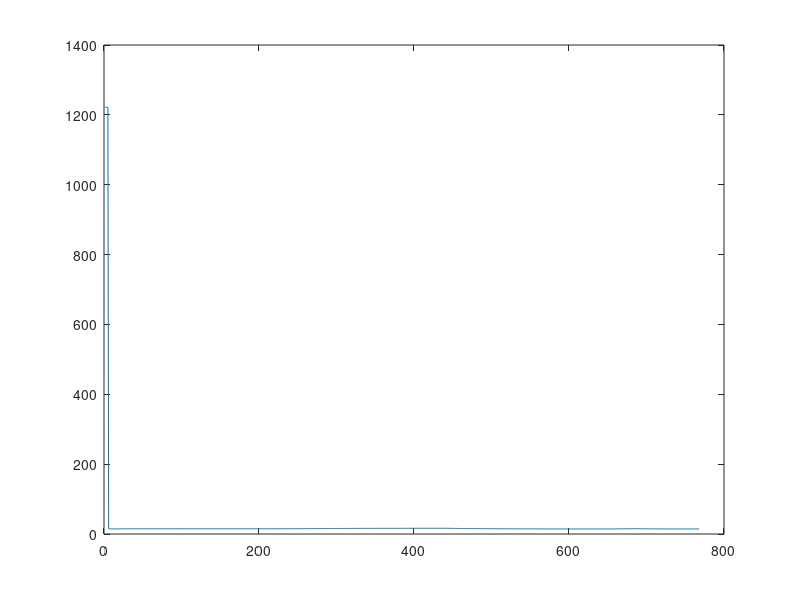

MATLAB code for this plot: (Note: this script raises an error after producing the figure.)
close all
clear all
cd /home/robot/workspaces/ur5_mpc_ursim
low = load('data_low.csv');
s=1;
[e,n]=size(low);
ctp_f = low(:,1:30);
human_sphere = low(:,31:72);
len = e;
dt = 0.025;
joint_positions = low(:,73:78);
goal_positions =  low(:,79:84);
q_dot_real = low(:,85:90);

low_MPC_solutions =  low(:,91:99);
plot(low_MPC_solutions(:,7))
min_dist = low(:,100:109);
smallest_distance = low(:,110);
linvelscale = low(:,111);

from_high = low(:,112:141);
ctv = low(:,142:171);
tp_vel_vrep
alpha = 0.85;
% T_s = 0.05;
Vh = 2;
ar_max = 5.0; 
t2 = 0.100; 
test_points_vel = [];
for i=1:10
    test_points_vel(:,i) = ctv(:,i).*ctv(:,i)+ctv(:,i+1).*ctv(:,i+1)+ctv(:,i+2).*ctv(:,i+2);
end
Vr = test_points_vel;
Tp = [];
for k=1:length(Vr)
    for j= 1:10
        Tp(k,j) = Vh * (Vr(k,j)/ar_max + t2) + Vr(k,j) * t2 + Vr(k,j)^2 / (2*ar_max) ;
    end
end
i=1;

%%
fig_5 = figure('Name', 'test point velocities 1-5')
subplot(5,1,1);
grid on;
hold on;
plot(test_points_vel(:,1))
plot(Tp(:,1))
title('TP_{1}')
set(gca,'XTick',0:20:20*len);
set(gca,'XTickLabel',0:dt*20:len*20*dt);

subplot(5,1,2);
grid on
hold on;
plot(test_points_vel(:,2));
plot(Tp(:,2));
title('TP_{2}')
set(gca,'XTick',0:20:20*len);
set(gca,'XTickLabel',0:dt*20:len*20*dt);

subplot(5,1,3);
hold on;
grid on;
plot(test_points_vel(:,3));
plot(Tp(:,3));
title('TP_{3}')
set(gca,'XTick',0:20:20*len);
set(gca,'XTickLabel',0:dt*20:len*20*dt);

subplot(5,1,4);
grid on;
hold on;
plot(test_points_vel(:,4));
plot(Tp(:,4));
title('TP_{4}')
set(gca,'XTick',0:20:20*len);
set(gca,'XTickLabel',0:dt*20:len*20*dt);
subplot(5,1,5);
grid on;
hold on;
l1 = plot(test_points_vel(:,5));
l2 = plot(Tp(:,5));
title('TP_{5}')
set(gca,'XTick',0:20:20*len);
set(gca,'XTickLabel',0:dt*20:len*20*dt);

% Construct a Legend with the data from the sub-plots
hL = legend([l1,l2],["Velocities", "Limit"]);
% Programatically move the Legend
newPosition = [0.8 0.1 0.1 0.1];
newUnits = 'normalized';
set(hL,'Position', newPosition,'Units', newUnits);
name = sprintf('ctv15_%i.png',i)
saveas(fig_5, name);

fig_6 = figure('Name', 'test point velocities 5-10')
subplot(5,1,1);
hold on;
grid on;
plot(test_points_vel(:,6));
plot(Tp(:,6));
title('TP_{6}')
set(gca,'XTick',0:20:20*len);
set(gca,'XTickLabel',0:dt*20:len*20*dt);
xlabel('time, seconds')

subplot(5,1,2);
hold on;
grid on;
plot(test_points_vel(:,7));
plot(Tp(:,7));
title('TP_{7}')
set(gca,'XTick',0:20:20*len);
set(gca,'XTickLabel',0:dt*20:len*20*dt);
xlabel('time, seconds')

subplot(5,1,3);
hold on;
grid on;
plot(test_points_vel(:,8));
plot(Tp(:,8));
title('TP_{8}')
set(gca,'XTick',0:20:20*len);
set(gca,'XTickLabel',0:dt*20:len*20*dt);
xlabel('time, seconds')

subplot(5,1,4);
hold on;
grid on;
plot(test_points_vel(:,9));
plot(Tp(:,9));
title('TP_{9}')
set(gca,'XTick',0:20:20*len);
set(gca,'XTickLabel',0:dt*20:len*20*dt);
xlabel('time, seconds')

subplot(5,1,5);
hold on;
grid on;
l1 = plot(test_points_vel(:,10));
l2 = plot(Tp(:,10));
title('TP_{10}')
set(gca,'XTick',0:20:20*len);
set(gca,'XTickLabel',0:dt*20:len*20*dt);
xlabel('time, seconds')


% Construct a Legend with the data from the sub-plots
hL = legend([l1,l2],["Velocities", "Limit"]);
% Programatically move the Legend
newPosition = [0.8 0.1 0.1 0.1];
newUnits = 'normalized';
set(hL,'Position', newPosition,'Units', newUnits);
name = sprintf('ctv610_%i.png',i)
saveas(fig_6, name);
    